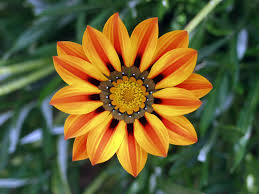
#> input picture Learning/Computer_Vision/Image_Processing/Image_Preprocessing/Product_Image_Preprocessing/input_images/flower.jpg, 259 x 194 px; its folder holds only this picture in this run
$ python Product_Image_Preprocessing.py
#> lines starting #> are read from the running program, lines starting #| are printed output that depends on the picture
import os
import cv2
import numpy as np

# Load the images
input_images = "input_images"
output_images = "output_images"
target_size = (224, 224)

if not os.path.exists(output_images):
    os.makedirs(output_images)

def preprocess_image(image_path):
#> called with image_path = 'input_images/flower.jpg'
    img=cv2.imread(image_path)
#> img is the input picture: shape (194, 259, 3); mean B, G, R 51, 95, 102.7
    if img is None:
        print(f"Error: Image not found at {image_path}")
        return None
    #resizing
    h,w=img.shape[:2]
#> h = 194; w = 259
    scale=min(target_size[0]/w,target_size[1]/h)
#> scale = 0.865
    new_w,new_h=int(w*scale),int(h*scale)
#> new_w = 224; new_h = 167
    img_resized=cv2.resize(img,(int(w*scale),int(h*scale)))
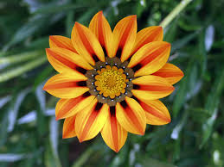
#> img_resized: shape (167, 224, 3); mean B, G, R 50.9, 94.8, 102.6

    #padding
    pad_w= target_size[0]-new_w
#> pad_w = 0
    pad_h= target_size[1]-new_h
#> pad_h = 57
    top,bottom=pad_h//2,pad_h-pad_h//2
#> top = 28; bottom = 29
    left,right=pad_w//2,pad_w-pad_w//2
#> left = 0; right = 0
    img_padded=cv2.copyMakeBorder(img_resized,top,bottom,left,right,cv2.BORDER_CONSTANT,value=[0,0,0])
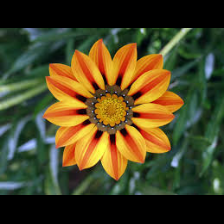
#> img_padded: shape (224, 224, 3); mean B, G, R 38, 70.7, 76.5

    #conversion
    img_gray=cv2.cvtColor(img_padded,cv2.COLOR_BGR2GRAY)
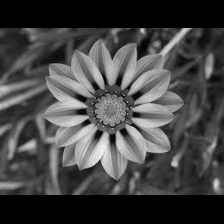
#> img_gray: shape (224, 224); min 0, max 237, mean 68.7

    #normalization
    img_normalized=img_gray/255.0

    #noise reduction
    img_denoised=cv2.GaussianBlur(img_normalized,(3,3),0)

    #the preprocessed image
    img_out=(img_denoised*255).astype(np.uint8)
    return img_out

for filename in os.listdir(input_images):
    if filename.lower().endswith((".jpg",".jpeg",".png")):
        input_path=os.path.join(input_images,filename)
        output_path=os.path.join(output_images,filename)
        preprocessed_image=preprocess_image(input_path)
        if preprocessed_image is not None:
            cv2.imwrite(output_path,preprocessed_image)
            print(f"Processed and saved: {output_path}")

print("All images have been processed and saved to the output_images directory.")
